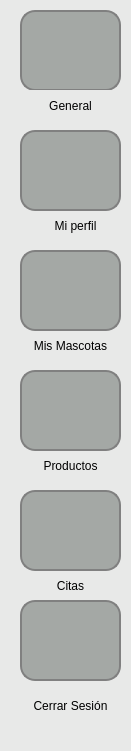
  <widget class="QWidget" name="widgetBarraVertical" native="true">
   <property name="geometry">
    <rect>
     <x>-10</x>
     <y>100</y>
     <width>131</width>
     <height>751</height>
    </rect>
   </property>
   <property name="styleSheet">
    <string notr="true">background-color: #e8e9e8; /* Azul claro */</string>
   </property>
   <widget class="QPushButton" name="pushButtonGeneral">
    <property name="geometry">
     <rect>
      <x>20</x>
      <y>10</y>
      <width>101</width>
      <height>81</height>
     </rect>
    </property>
    <property name="styleSheet">
     <string notr="true">
QPushButton {
    background-color: #a4a8a5; /* Color del botón */
    border-radius: 15px;       /* Borde redondeado, ajusta el valor para más curvatura */
    border: 2px solid #808080; /* Opcional: agrega un borde de color gris */
    image: url(:/images/images/casa-icono-silueta.png);
}

QPushButton:hover {
    background-color: #b0b5b0; /* Color al pasar el mouse */

}

QPushButton:pressed {
    background-color: #8f938f; /* Color al hacer clic */

}
</string>
    </property>
    <property name="text">
     <string/>
    </property>
   </widget>
   <widget class="QLabel" name="label_5">
    <property name="geometry">
     <rect>
      <x>30</x>
      <y>90</y>
      <width>81</width>
      <height>31</height>
     </rect>
    </property>
    <property name="text">
     <string>General</string>
    </property>
    <property name="alignment">
     <set>Qt::AlignCenter</set>
    </property>
   </widget>
   <widget class="QLabel" name="label_6">
    <property name="geometry">
     <rect>
      <x>20</x>
      <y>210</y>
      <width>111</width>
      <height>31</height>
     </rect>
    </property>
    <property name="text">
     <string>Mi perfil</string>
    </property>
    <property name="alignment">
     <set>Qt::AlignCenter</set>
    </property>
   </widget>
   <widget class="QPushButton" name="pushButtonMiPerfil">
    <property name="geometry">
     <rect>
      <x>20</x>
      <y>130</y>
      <width>101</width>
      <height>81</height>
     </rect>
    </property>
    <property name="styleSheet">
     <string notr="true">QPushButton {
    background-color: #a4a8a5; /* Color del botón */
    border-radius: 15px;       /* Borde redondeado, ajusta el valor para más curvatura */
    border: 2px solid #808080; /* Opcional: agrega un borde de color gris */
	image: url(:/images/images/usuario-de-perfil.png);
}

QPushButton:hover {
    background-color: #b0b5b0; /* Color al pasar el mouse */
}

QPushButton:pressed {
    background-color: #8f938f; /* Color al hacer clic */
}
</string>
    </property>
    <property name="text">
     <string/>
    </property>
   </widget>
   <widget class="QLabel" name="label_7">
    <property name="geometry">
     <rect>
      <x>30</x>
      <y>330</y>
      <width>81</width>
      <height>31</height>
     </rect>
    </property>
    <property name="text">
     <string>Mis Mascotas</string>
    </property>
    <property name="alignment">
     <set>Qt::AlignCenter</set>
    </property>
   </widget>
   <widget class="QPushButton" name="pushButtonMisMascotas">
    <property name="geometry">
     <rect>
      <x>20</x>
      <y>250</y>
      <width>101</width>
      <height>81</height>
     </rect>
    </property>
    <property name="styleSheet">
     <string notr="true">QPushButton {
    background-color: #a4a8a5; /* Color del botón */
    border-radius: 15px;       /* Borde redondeado, ajusta el valor para más curvatura */
    border: 2px solid #808080; /* Opcional: agrega un borde de color gris */
	image: url(:/images/images/pata.png);
}

QPushButton:hover {
    background-color: #b0b5b0; /* Color al pasar el mouse */
}

QPushButton:pressed {
    background-color: #8f938f; /* Color al hacer clic */
}
</string>
    </property>
    <property name="text">
     <string/>
    </property>
   </widget>
   <widget class="QLabel" name="label_8">
    <property name="geometry">
     <rect>
      <x>30</x>
      <y>450</y>
      <width>81</width>
      <height>31</height>
     </rect>
    </property>
    <property name="text">
     <string>Productos</string>
    </property>
    <property name="alignment">
     <set>Qt::AlignCenter</set>
    </property>
   </widget>
   <widget class="QLabel" name="label_9">
    <property name="geometry">
     <rect>
      <x>30</x>
      <y>570</y>
      <width>81</width>
      <height>31</height>
     </rect>
    </property>
    <property name="text">
     <string>Citas</string>
    </property>
    <property name="alignment">
     <set>Qt::AlignCenter</set>
    </property>
   </widget>
   <widget class="QPushButton" name="pushButtonCitas">
    <property name="geometry">
     <rect>
      <x>20</x>
      <y>490</y>
      <width>101</width>
      <height>81</height>
     </rect>
    </property>
    <property name="styleSheet">
     <string notr="true">QPushButton {
    background-color: #a4a8a5; /* Color del botón */
    border-radius: 15px;       /* Borde redondeado, ajusta el valor para más curvatura */
    border: 2px solid #808080; /* Opcional: agrega un borde de color gris */
     /* Imagen en el botón */
	image: url(:/images/images/cita-medica.png);
}

QPushButton:hover {
    background-color: #b0b5b0; /* Color al pasar el mouse */
}

QPushButton:pressed {
    background-color: #8f938f; /* Color al hacer clic */
}
</string>
    </property>
    <property name="text">
     <string/>
    </property>
   </widget>
   <widget class="QLabel" name="label_10">
    <property name="geometry">
     <rect>
      <x>20</x>
      <y>690</y>
      <width>101</width>
      <height>31</height>
     </rect>
    </property>
    <property name="text">
     <string>Cerrar Sesión</string>
    </property>
    <property name="alignment">
     <set>Qt::AlignCenter</set>
    </property>
   </widget>
   <widget class="QPushButton" name="pushButtonProductos">
    <property name="geometry">
     <rect>
      <x>20</x>
      <y>370</y>
      <width>101</width>
      <height>81</height>
     </rect>
    </property>
    <property name="styleSheet">
     <string notr="true">QPushButton {
    background-color: #a4a8a5; /* Color del botón */
    border-radius: 15px;       /* Borde redondeado, ajusta el valor para más curvatura */
    border: 2px solid #808080; /* Opcional: agrega un borde de color gris */
    image: url(:/images/images/carro.png) /* Imagen en el botón */
}

QPushButton:hover {
    background-color: #b0b5b0; /* Color al pasar el mouse */
}

QPushButton:pressed {
    background-color: #8f938f; /* Color al hacer clic */
}
</string>
    </property>
    <property name="text">
     <string/>
    </property>
   </widget>
   <widget class="QPushButton" name="pushButtonPagos">
    <property name="geometry">
     <rect>
      <x>20</x>
      <y>600</y>
      <width>101</width>
      <height>81</height>
     </rect>
    </property>
    <property name="styleSheet">
     <string notr="true">QPushButton {
    background-color: #a4a8a5; /* Color del botón */
    border-radius: 15px;       /* Borde redondeado, ajusta el valor para más curvatura */
    border: 2px solid #808080; /* Opcional: agrega un borde de color gris */
    
	image: url(:/images/images/poder.png);
}

QPushButton:hover {
    background-color: #b0b5b0; /* Color al pasar el mouse */
}

QPushButton:pressed {
    background-color: #8f938f; /* Color al hacer clic */
}
</string>
    </property>
    <property name="text">
     <string/>
    </property>
   </widget>
  </widget>
